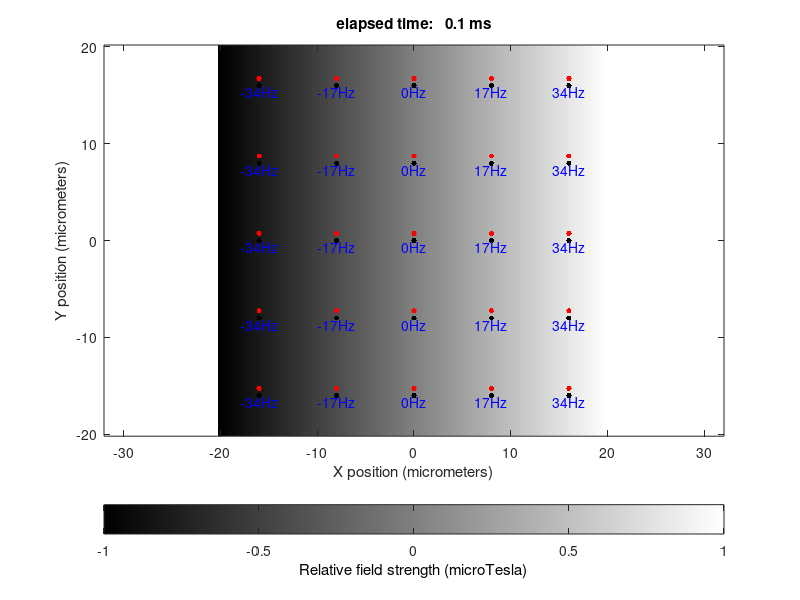

Recreate this plot in MATLAB.
%%%%%%%%%%%%%%%%%%%%%%%%%%%%%%%%%%%%%%%%%%%%%%%%%%%%%%%%%
%
% Class:     Psych 204A
% Tutorial:  DWI
% Author:    Dougherty
% Date:      2010.10.31
% Duration:  45 minutes
%
%%%%%%%%%%%%%%%%%%%%%%%%%%%%%%%%%%%%%%%%%%%%%%%%%%%%%%%%%
% Purpose: 
%
% This tutorial illustrates the nature of the data
% acquired in a diffusion tensor imaging scan.  The new statistical issues
% involved in analyzing these data, and the computational methods that are
% available for interpreting these data, are also introduced.
%
% Copyright: Stanford University, Robert F. Dougherty
%
% Edited, BW, 20110216

%% The effect of diffusion on the MR signal
% Let's create an image that represents a vial of water in a 3 Tesla
% magnetic field. The image intensity at each point represents the 
% local magnetic field strength, expressed as the Larmor frequency
% difference between that region and the frequency at 3 T.
% First let's define some constants

B0 = 3.0;                     % Magnetic field strength (Tesla)
gyromagneticRatio = 42.58e+6; % Gyromagnetic constant for hydrogen (Hz / Tesla)

% The Larmour frequency (in Hz) of Hydrogen spins in this magnet is:
spinFreq = gyromagneticRatio*B0 %#ok<NASGU>

%%
%%%%%%%%%%%%%%%%%%%%%%%%%%%
% ***** Question 1: ***** %
%%%%%%%%%%%%%%%%%%%%%%%%%%%
%
% a. What is the Larmour frequency of Hydrogen spins at 1.5T? 
% b. What is it at 7T?
%

%%
% Let's define the size of our simulated voxel, in micrometers:
voxelSize = 40.0;
% Quantize space into 100 regions and use meshgrid to lay these out
% into 2d arrays that be used to compute a 100x100 image:
x = linspace(-voxelSize/2, voxelSize/2, 100);
y = linspace(-voxelSize/2, voxelSize/2, 100);
[X,Y] = meshgrid(x,y);
% Let's start with the Y gradient turned off and the X gradient set to 5e-8
% Tesla per micrometer (that's 50 mT/m, a typical gradient strengh for
% clinical MR scanners).
gx = 5e-8;
gy = 0.0;
% Calculate the relative field strength at each spatial location for our
% across our simulated voxel. Gradient strengths are symmetric about the 
% center. To understand the following expression, work through the units:
% (micrometers * T/um + micrometers * T/um) leaves us with T. We scale this
% by 1e6 to express the resulting image in micro-Teslas
relativeFieldStrengthImg = (X*gx + Y*gy) * 1e6;

%%
figure(1);
ih = imagesc(x,y,relativeFieldStrengthImg);
colormap(gray(256));
cbh = colorbar('SouthOutside');
set(get(cbh,'Xlabel'),'String','Relative field strength (microTesla)');
axis equal tight xy;
ah = gca;
xlabel('X position (micrometers)');
ylabel('Y position (micrometers)');

% Place some example spin packets in there:
sx = linspace(-voxelSize/2+voxelSize/10, voxelSize/2-voxelSize/10, 5);
sy = linspace(-voxelSize/2+voxelSize/10, voxelSize/2-voxelSize/10, 5);
[spinXLocs,spinYLocs] = meshgrid(sx,sy);
hold on;
spinPoint = zeros(1,numel(spinXLocs));
spinCenter = zeros(1,numel(spinXLocs));
for(ii=1:numel(spinXLocs(:)))
    spinPoint(ii) = plot(spinXLocs(ii), spinYLocs(ii), 'r.','markerSize',12);
	spinCenter(ii) = plot(spinXLocs(ii), spinYLocs(ii), 'k.','markerSize',12);
end
hold off;
% Calculate the relative spin frequency at each spin location. Our gradient
% strengths are expressed as T/cm and are symmetric about the center of the
% voxelSize. To understand the following expression, work through the units:
% (centimeters * T/cm + centimeters * T/cm) * Hz/Tesla + Tesla*Hz/Tesla leaves us with MHz
format long
spinFreq = (spinXLocs(:)*gx+spinYLocs(:)*gy)*gyromagneticRatio + B0*gyromagneticRatio
format short 

% Note that including the B0 field in this equation simply adds an offset
% to the spin frequency. For most purposes, we usually only care about the
% spin frequency relative to the B0 frequency (i.e., the rotating frame of
% reference), so we can leave that last term off and compute relative
% frequencies:
relativeSpinFreq = (spinXLocs(:)*gx+spinYLocs(:)*gy)*gyromagneticRatio

%%
%%%%%%%%%%%%%%%%%%%%%%%%%%%
% ***** Question 2: ***** %
%%%%%%%%%%%%%%%%%%%%%%%%%%%
%
% a. Speculate on why the relative spin frequency is the most important
%    value to calculate here.
% b. Do you think the B0 field strength will play a role in the calcualtion
%    of the diffusion tensor?
%

%% Display the relative frequencies, in Hz:
% When we first apply an RF pulse, all the spins will all precess in phase.
% If they are all experienceing the same magnetic field, they will remain
% in phase. However, if some spins experience a different local field, they
% will become out of phase with the others. Let's show this with a movie,
% where the phase will be represented with color.
% Our timestep is 1 millisecond

for(ii=1:numel(spinXLocs(:)))
    text(spinXLocs(ii),spinYLocs(ii),sprintf('%0.fHz',relativeSpinFreq(ii)),'color','blue','HorizontalAlignment','center','VerticalAlignment','top');
end

timeStep = .001;

% Initialize the transverse magnitization to reflect a 90 deg RF pulse:
Mxy0 = 2;
curSpinPhase = repmat(0, size(spinCenter));
T2 = 0.10;
t = 0;
nTimeSteps = 100;
for(ti=1:nTimeSteps)
    S = 0;
    for(s=1:numel(spinCenter))
        % Get the position of this spin packet
        sx = get(spinCenter(s),'XData');
        sy = get(spinCenter(s),'YData');
        % Update the current phase
        curSpinPhase(s) = curSpinPhase(s) + 2*pi*gyromagneticRatio * (sx*gx+sy*gy) * timeStep;
        % Do a 180 flip at the TE/2:
        if(ti==round(nTimeSteps/2))
            curSpinPhase(s) = -curSpinPhase(s);
        end
        % The transverse magnitization magnitude decays with the T2:
        %Mxy = Mxy0 + exp(-t/T2) * exp(1i*curSpinPhase(s)); 
        %curMag = abs(Mxy);
        %curPhase = angle(Mxy);
        curMagnitude = Mxy0*exp(-t/T2);
        curPhase = curSpinPhase(s);
        px = sin(curPhase)*curMagnitude;
        py = cos(curPhase)*curMagnitude;
        set(spinPoint(s), 'XData',sx+px, 'YData',sy+py);
        % Summarize the total MR signal for this iteration
        S = S + px^2 + py^2;
    end
    S = sqrt(S)/numel(spinCenter);
    t = t+timeStep;
    set(get(ah,'Title'),'String',sprintf('elapsed time: %5.1f ms',timeStep*t*1000));
    pause(.1);
end

%% End
